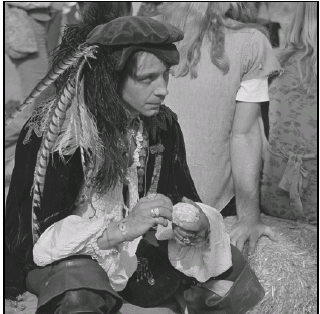
#> input picture 信息隐藏与数字水印/LSB/man.bmp, 320 x 314 px, found by its file name
$ python lsb.py
#> lines starting #> are read from the running program, lines starting #| are printed output that depends on the picture
#lsb.py
#PIL图像处理库
from PIL import Image
#表格绘制库
import matplotlib.pyplot as plt
#数学库
import numpy as np

#图像的基本信息
img = Image.open("c:/Users/13320/Desktop/LSB/man.bmp")
#> img is the input picture: PIL image 320x314 RGB; mean R, G, B 112.3, 112.4, 112.3
width = img.size[0]
#> width = 320
height = img.size[1]
#> height = 314


#rgb彩色图像转灰度图
def rgb2gray(img_):
    img_ = img_.convert("L")
    return img_

#生成随机信息
def randomMsg(percent):
#> called with percent = 1
    if percent>0 and percent<=1:
        row = round(width * percent)
#> row = 320
        col = round(height * percent)
#> col = 314
        return np.random.randint(0,2,(col,row))
    else:
        raise Exception("传入的值必须属于(0,1]")

#将信息写入
def lsbWritein(img,msg):

    for y in range(len(msg)):
        for x in range(len(msg[0])):
            color = img.getpixel((x,y))
            temp = bin(color).replace('0b','')

            #不满足8bit长度的在高位补0
            for j in range(8-len(temp)):
                temp = '0' + temp

            temp = temp[0:7]+str(msg[y][x])
            img.putpixel((x,y),int(temp,2))
#> img: PIL image 320x314 L
    return img

#主函数
def main():
    plt.figure("林于翔-2020211919")

    rt = 1

    img_gray = rgb2gray(img)
    martix_gray = np.array(img_gray)

    msg = np.array(randomMsg(rt))

    img_lsb = lsbWritein(img_gray,msg)
    martix_lsb = np.array(img_lsb)

    img_lsb.save('c:/Users/13320/Desktop/LSB/mangraystego.bmp')

    #表格绘制
    plt.subplot(121)
    plt.title("mangray.bmp")
    plt.hist(martix_gray.flatten(),bins=np.arange(0.5,257))
    plt.subplot(122)
    plt.title("mangraystego.bmp")
    plt.hist(martix_lsb.flatten(),bins=np.arange(0.5,257))
    plt.show()
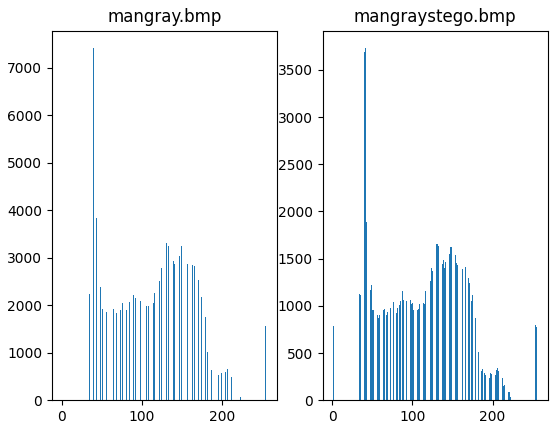
#> figure drawn by matplotlib, 2 panels; panel 1: tallest bar 7416 high, from x = 39.5 to 40.5; panel 2: tallest bar 3729 high, from x = 40.5 to 41.5

main()
